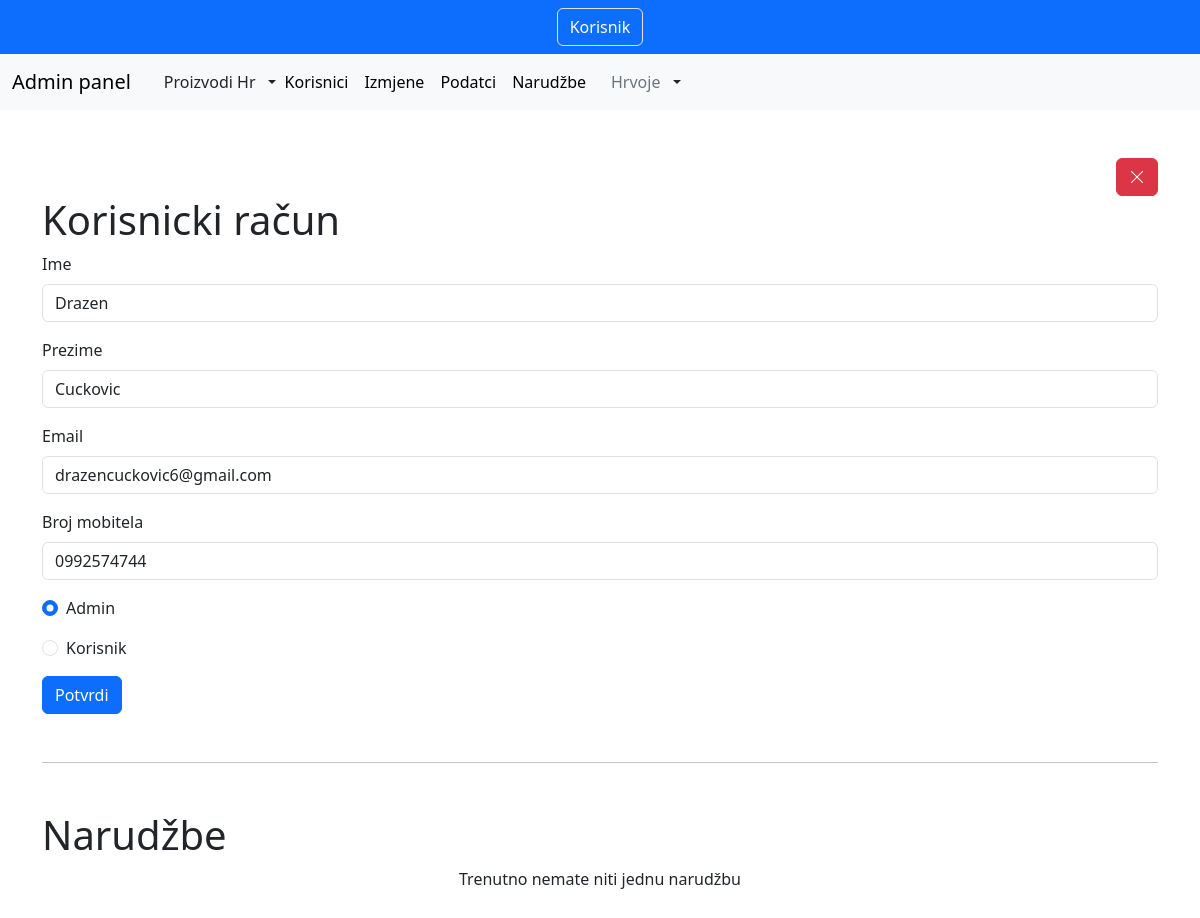
The app's page /singleUser.php?data=27 (signed in) with its own data.
### tables this page shows
CREATE TABLE `users` (
  `user_id` int(11) NOT NULL,
  `name` varchar(255) NOT NULL,
  `surname` varchar(255) NOT NULL,
  `email` varchar(255) NOT NULL,
  `number` varchar(255) NOT NULL,
  `password` varchar(255) NOT NULL,
  `is_admin` int(11) NOT NULL,
  `address` varchar(200) NOT NULL,
  `postcode` int(7) DEFAULT NULL,
  `town` varchar(200) NOT NULL,
  `created_at` date NOT NULL DEFAULT current_timestamp(),
  `reset_token_hash` varchar(64) DEFAULT NULL,
  `reset_token_expires_at` datetime DEFAULT NULL
);

### singleUser.php (the view, shortened to what this page needs)
<?php
  require_once("./php/inc/adminHeader.php");
  $user->relocate();
  $id = isset($_GET["data"]) ? $_GET["data"] : null;
  $is_admin = $user->fillData($id)["is_admin"];
?>
<div class="container my-5 d-flex flex-column">
  <button type="button" class="btn btn-danger align-self-end close__btn"><i class="bi bi-x-lg"></i></button>
  <h1>Korisnicki račun</h1>
  <form method="post">
    <div class="mb-3">
      <label for="nameExample" class="form-label">Ime</label>
      <input type="text" class="form-control" name="name" id="nameExample" aria-describedby="emailHelp" value ="<?php echo $user->fillData($id)["name"];?>">
    </div>
    <div class="mb-3">
      <label for="surnameExample" class="form-label">Prezime</label>
      <input type="text" class="form-control" name="surname" id="surnameExample" aria-describedby="emailHelp" value ="<?php echo $user->fillData($id)["surname"];?>">
    </div>
    <div class="mb-3">
      <label for="emailExample" class="form-label">Email</label>
      <input type="email" class="form-control" name="email" id="emailExample" aria-describedby="emailHelp" value ="<?php echo $user->fillData($id)["email"];?>">
    </div>
    <div class="mb-3">
      <label for="numberExample" class="form-label">Broj mobitela</label>
      <input type="number" class="form-control" name="number" id="numberExample" aria-describedby="emailHelp" value ="<?php echo $user->fillData($id)["number"];?>">
    </div>
    <div class="mb-3 form-check">
      <input type="radio" class="form-check-input" name="userType" id="adminCheck" value="1" <?php echo $is_admin == 1 ? "checked" : null ?>>
      <label class="form-check-label" for="adminCheck">Admin</label>
    </div>
    <div class="mb-3 form-check">
      <input type="radio" class="form-check-input" name="userType" id="customerCheck" value="0" <?php echo $is_admin == 0 ? "checked" : null ?>>
      <label class="form-check-label" for="customerCheck">Korisnik</label>
    </div>
    <button type="submit" name="submit" class="btn btn-primary">Potvrdi</button>
  </form>
  <hr class="my-5">
  <h1>Narudžbe</h1>
  <div class="row justify-content-center">
  </div>
</div>

### css/my-style.css (style rules this page uses)
:root { --blue: #228be6; --white: #fff; --darkGrey: #b3b3b3; --black: #000; --yonex-blue: #0b50a1; --yonex-green: #1d9533; }

### records on screen
users: name "Drazen", surname "Cuckovic", email "drazencuckovic6@gmail.com", number "0992574744", is_admin "☑ Admin", is_admin "☐ Korisnik"

### other values on screen
$_SESSION["name"] "Hrvoje"
